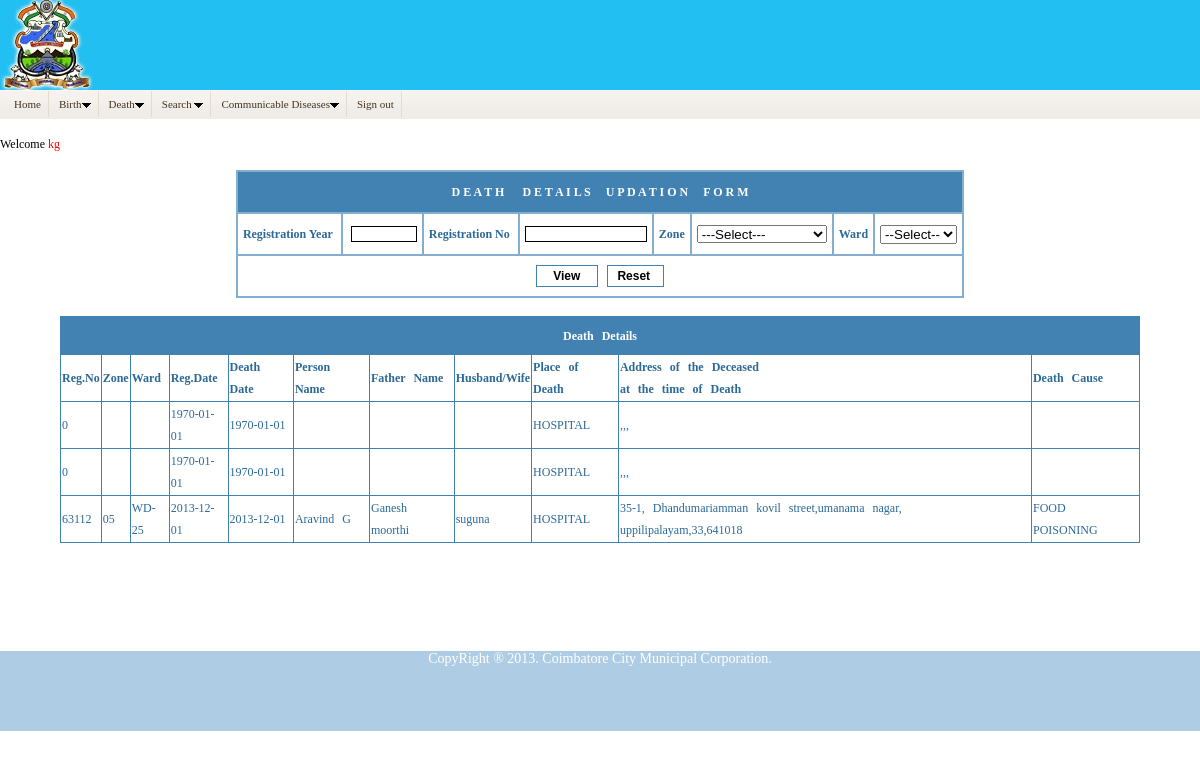
The page /death_report.php (signed in) on the database its author committed.
### tables this page shows
CREATE TABLE IF NOT EXISTS `drdeadet` (
  `id` int(11) NOT NULL auto_increment,
  `DD_REGNO` int(10) NOT NULL,
  `DD_REGYR` int(4) NOT NULL,
  `DIV_CODE` varchar(2) NOT NULL,
  `WD_CODE` varchar(6) NOT NULL,
  `DD_REGDT` date default NULL,
  `DD_DEATHDT` date default NULL,
  `DD_PERNAME` varchar(100) default NULL,
  `DD_PERNAMET` varchar(100) default NULL,
  `DD_FATNAME` varchar(100) default NULL,
  `DD_FATNAMET` varchar(100) default NULL,
  `DD_PERSEX` varchar(20) default NULL,
  `DD_PERSEXT` varchar(20) default NULL,
  `DD_YRS` int(3) default NULL,
  `DD_MTHS` int(2) default NULL,
  `DD_DAYS` int(2) default NULL,
  `DD_HRS` int(2) default NULL,
  `DD_NOTKNOWN` varchar(10) default NULL,
  `DD_PLACE` varchar(30) default NULL,
  `BD_HOSPCODE` varchar(3) default NULL,
  `DD_DEATHADD1` varchar(200) default ' ',
  `DD_DEATHADD1T` varchar(200) default ' ',
  `DD_DEATHADD2` varchar(200) default ' ',
  `DD_DEATHADD2T` varchar(200) default ' ',
  `DD_DEATHADD3` varchar(200) default ' ',
  `DD_DEATHADD3T` varchar(200) default ' ',
  `DD_DEATHPIN` int(6) default NULL,
  `DD_PERADD1` varchar(200) default NULL,
  `DD_PERADD1T` varchar(200) default NULL,
  `DD_PERADD2` varchar(200) default NULL,
  `DD_PERADD2T` varchar(200) default NULL,
  `DD_PERADD3` varchar(200) default NULL,
  `DD_PERADD3T` varchar(200) default NULL,
  `DD_PERPIN` int(6) default NULL,
  `DD_INFNAME` varchar(200) default NULL,
  `DD_INFADD1` varchar(200) default NULL,
  `DD_INFADD2` varchar(200) default NULL,
  `DD_INFADD3` varchar(200) default NULL,
  `DD_INFPIN` int(6) default NULL,
  `DD_TOWN` varchar(200) default NULL,
  `DD_TORV` varchar(200) default NULL,
  `DD_DIST` varchar(200) default NULL,
  `DD_STATE` varchar(200) default NULL,
  `DD_PERREL` varchar(15) default NULL,
  `DD_OCCUP` varchar(20) default NULL,
  `DD_MEDKIND` varchar(30) default NULL,
  `DD_MEDCERT` varchar(1) default NULL,
  `DIS_CODE` varchar(60) NOT NULL,
  `DD_FEMDEATH` varchar(1) default NULL,
  `DD_SMOKFLG` varchar(1) default NULL,
  `DD_SMOKYRS` int(2) default NULL,
  `DD_CHEWFLG` varchar(1) default NULL,
  `DD_CHEWYRS` int(2) default NULL,
  `DD_ARCNTFLG` varchar(1) default NULL,
  `DD_ARCNTYRS` int(2) default NULL,
  `DD_ALCHLFLG` varchar(1) default NULL,
  `DD_ALCHLYRS` int(2) default NULL,
  `DD_STAT` varchar(1) default NULL,
  `DD_ENTDT` date default NULL,
  `DD_ENTBY` varchar(200) default NULL,
  `DD_FLAGVI` varchar(1) default NULL,
  `ULB_NO` varchar(3) default NULL,
  `DPL_CODE` varchar(1) default NULL,
  `TORV_CODE` int(1) default NULL,
  `TOWN_CODE` varchar(2) default NULL,
  `DD_REMARKS` varchar(40) default NULL,
  `DIST_CODE` varchar(2) default NULL,
  `REL_CODE` int(1) default NULL,
  `STATE_CODE` varchar(2) default NULL,
  `BD_ISSDATE` date default NULL,
  `BD_ISSFLAG` varchar(1) default NULL,
  `DD_DURDEATHADD1` varchar(100) default NULL,
  `DD_DURDEATHADD1T` varchar(200) default NULL,
  `DD_DURDEATHADD2` varchar(100) default NULL,
  `DD_DURDEATHADD2T` varchar(200) default NULL,
  `DD_DURDEATHADD3` varchar(100) default NULL,
  `DD_DURDEATHADD3T` varchar(200) default NULL,
  `DD_DURDEATHADDPIN` int(6) default NULL,
  `DD_MOTNAME` varchar(100) default NULL,
  `DD_MOTNAMET` varchar(100) default NULL,
  `DD_REMARKST` varchar(100) default NULL,
  `OLD_WD_CODE` varchar(6) default NULL,
  `OLD_ULB_NO` varchar(3) default NULL,
  `OLD_BD_HOSPCODE` varchar(3) default NULL,
  `OLD_BD_REGNO` int(10) default NULL,
  `PAN_ID` int(10) default NULL,
  `DD_HUSBANDNAME` varchar(200) default NULL,
  `DD_HUBANDNAMET` varchar(200) default NULL,
  `DD_PLACET` varchar(200) default NULL,
  `DD_DEATHADD4` varchar(200) default NULL,
  `DD_DEATHADD4T` varchar(200) default NULL,
  `DD_PERADD4` varchar(200) default NULL,
  `DD_PERADD4T` varchar(200) default NULL,
  `DD_DURDEATHADD4` varchar(200) default NULL,
  `DD_DURDEATHADD4T` varchar(200) default NULL,
  `DD_INFADD4` varchar(200) default NULL,
  `DD_INFNAMET` varchar(200) default NULL,
  `DD_INFADD1T` varchar(200) default NULL,
  `DD_INFADD2T` varchar(200) default NULL,
  `DD_INFADD3T` varchar(200) default NULL,
  `DD_INFADD4T` varchar(200) default NULL,
  `DD_HUSBANDNAMEORWIFE` varchar(200) default NULL,
  `DD_HUSBANDNAMEORWIFET` varchar(200) default NULL,
  `DD_RELIGION` varchar(200) default NULL,
  `DD_RELIGIONT` varchar(200) default NULL,
  `DD_OCCUPT` varchar(200) default NULL,
  `DD_DEATHCAUSE` varchar(200) default NULL,
  `DD_MEDKINDT` varchar(200) default NULL,
  `DD_MEDCERTT` varchar(200) default NULL,
  `DD_FEMDEATHT` varchar(250) default NULL,
  `DD_DEATHCAUSET` varchar(300) default NULL,
  `DD_SMOKFLGT` varchar(1) default NULL,
  `DD_SMOKYRST` int(2) default NULL,
  `DD_ARCNTFLGT` varchar(1) default NULL,
  `DD_ARCNTYRST` int(2) default NULL,
  `DD_ALCHLFLGT` varchar(1) default NULL,
  `DD_ALCHLYRST` int(2) default NULL,
  `DD_CHEWFLGT` varchar(1) default NULL,
  `DD_CHEWYRST` int(2) default NULL,
  `DD_RELIGION2` varchar(50) default NULL,
  `DD_RELIGION2T` varchar(50) default NULL,
  `DD_TOWNT` varchar(60) default NULL,
  `DD_TORVT` varchar(60) default NULL,
  `DD_DISTT` varchar(60) default NULL,
  `DD_STATET` varchar(60) default NULL,
  `DD_DEADD1` varchar(100) default NULL,
  `DD_DEADD1T` varchar(255) default NULL,
  `DD_AGEDURATION` varchar(100) default NULL,
  `DD_AGE` int(3) default NULL,
  PRIMARY KEY  (`id`)
);

CREATE TABLE IF NOT EXISTS `diseasedet` (
  `id` int(11) NOT NULL auto_increment,
  `DIS_CODE` varchar(3) default NULL,
  `DIS_DESC` varchar(120) default NULL,
  `ULB_NO` varchar(3) default NULL,
  `DIS_TAMIL_NAME` varchar(400) default NULL,
  PRIMARY KEY  (`id`)
);

### death_report.php (the view, shortened to what this page needs)
<!DOCTYPE html PUBLIC "-//W3C//DTD XHTML 1.0 Transitional//EN" "http://www.w3.org/TR/xhtml1/DTD/xhtml1-transitional.dtd">
<html xmlns="http://www.w3.org/1999/xhtml">
<head>
</head>
<body>
<?php
include("home.php");
?>
<div style="width:100%;" align="center"><br />
<form action="death_report.php" method="post">
<table width="60%" border="0" align="center" id="tblBirthDet" class="tableStyle">
	  <tbody><tr height="40">
		<td colspan="8" class="title">D E A T H&nbsp;&nbsp;&nbsp;&nbsp;&nbsp;&nbsp;D E T A I L S&nbsp;&nbsp;&nbsp;&nbsp;&nbsp;U P D A T I O N&nbsp;&nbsp;&nbsp;&nbsp;&nbsp;F O R M</td>
	  </tr>
	  <tr height="40">
		<td align="right" nowrap="" width="15%"><b>Registration Year</b>&nbsp;</td>
		<td width="10%" align="center">&nbsp;<input type="text" maxlength="4" size="7" required name="reg_yr"></td>
		<td align="right" nowrap="" width="15%"><b>Registration No</b>&nbsp;</td>
		<td align="center" width="15%"><input type="text" maxlength="10" size="15" required name="reg_no"></td>
		<td align="center" nowrap="" width="8%"><b>Zone</b></td>
		<td align="center" width="12%">
			<select name="zone" required id="zone" class="boxfields" onchange="getzone_id(this.value);" style="width:130px;">
            <option selected="" value="">---Select---</option>
			</select>
		</td>
		<td align="center" nowrap="" width="8%"><b>Ward</b></td>
		<td align="center" width="12%">
			<select name="ward" id="ward" required>
				<option value="">--Select--</option>
			</select>
		</td>
	  </tr>
	  <tr height="40">
		  <td colspan="8" align="center">
			<input type="submit" name="search" class="mainoption" value="  &nbsp;&nbsp;View&nbsp;&nbsp;  ">&nbsp;&nbsp;
			<input type="reset" class="mainoption" value="  Reset   ">
		</td>
	  </tr>
	</tbody></table>
</form>
<br />
<table border="1" cellspacing="0" cellpadding="5" class="mt" align="center" bordercolor="#4282B2" style="width:90%;">
<tr>
	<td height="35" colspan="35"  align="center" style="background-color:#4282B2;">
    	<p><strong style="color:#FFF;">Death Details</strong></p>
    </td>
</tr>
<tr>
	<td><strong>Reg.No</strong></td>
    <td><strong>Zone</strong></td>
    <td><strong>Ward</strong> </td>
    <td><strong>Reg.Date</strong></td>
    <td><strong>Death Date</strong></td>
    <td><strong>Person Name</strong></td>
    <td><strong>Father Name</strong></td>
    <td><strong>Husband/Wife</strong></td>
    <td><strong>Place of Death</strong></td>
    <td><strong>Address of the Deceased <br />at the time of Death</strong></td>
    <td><strong>Death Cause</strong></td>
</tr>
<?php
if($reg_year!='' && $reg_no!='' && $zone!='' && $ward!='')
{
	$query	= mysql_query("select DD_REGNO, DD_REGYR, ULB_NO, WD_CODE, DD_REGDT, DD_DEATHDT, DD_PERNAME, DD_FATNAME, DD_HUSBANDNAMEORWIFE,DD_PLACE,DD_DURDEATHADD1,DD_DURDEATHADD2, DD_DURDEATHADD3, DD_DURDEATHADD4,DD_DEATHCAUSE from ".death_table." where DD_REGNO='$reg_no' AND DD_REGYR='$reg_year' AND ULB_NO='$zone' AND WD_CODE='$ward' AND DD_ENTBY='".trim($_SESSION['username'])."'");
}
else
{
	$query	= mysql_query("select DD_REGNO, DD_REGYR, ULB_NO, WD_CODE, DD_REGDT, DD_DEATHDT, DD_PERNAME, DD_FATNAME, DD_HUSBANDNAMEORWIFE,DD_PLACE,DD_DURDEATHADD1,DD_DURDEATHADD2, DD_DURDEATHADD3, DD_DURDEATHADD4,DD_DEATHCAUSE FROM ".death_table." where DD_ENTBY='".trim($_SESSION['username'])."'");
}
while($rows=mysql_fetch_array($query))
{
 	$dis_dtl = mysql_query("SELECT * FROM ".disease_table." WHERE DIS_CODE='".$rows['DD_DEATHCAUSE']."' ORDER BY DIS_CODE ASC");
	$drows = mysql_fetch_array($dis_dtl);
	$disease=$drows['DIS_DESC'];
?>
<tr>
	<td><?php echo $rows['DD_REGNO'];?></td>
	<td><?php echo $rows['ULB_NO'];?></td>
	<td><?php echo $rows['WD_CODE'];?></td>
	<td><?php echo $rows['DD_REGDT'];?></td>
	<td><?php echo $rows['DD_DEATHDT'];?></td>
	<td><?php echo $rows['DD_PERNAME'];?></td>
	<td><?php echo $rows['DD_FATNAME'];?></td>
	<td><?php echo $rows['DD_HUSBANDNAMEORWIFE'];?></td>
	<td><?php echo $rows['DD_PLACE'];?></td>
	<td><?php echo $rows['DD_DURDEATHADD1'].",".$rows['DD_DURDEATHADD2'].",".$rows['DD_DURDEATHADD3'].",".$rows['DD_DURDEATHADD4'];?></td>
	<td><?php echo $disease;?></td>
</tr>
<?php }?>
</table>
</div>
<br />
<br /><br />
<br /><br /><br />
<div id="footer"> CopyRight ® 2013. Coimbatore City Municipal Corporation. </div>
</body>
</html>

### css/chromestyle.css (style rules this page uses)
* { margin: 0; padding: 0; }
table.mt { border-width: 1px; border-spacing:2px; border-style: solid; border-color: #4282B2; border-collapse: collapse; background-color: transparent; }
table.mt td { border-width: 1px; padding: 1px; word-spacing:5px; border-style: solid; border-color: #4282B2; vertical-align:middle; }
td { color: #2B6998; font-family: tahoma; font-size: 12px; line-height: 22px; }
.boxfields { width:200px; height:18px; }
#footer { background: none repeat scroll 0 0 #AECDE4; color: #FFFFFF; font-size: 14px; font:Arial, Helvetica, sans-serif; bottom:0; width:100%; height:80px; text-align:center; }

### death_report.php (style rules this page uses)
.tableStyle { background: none repeat scroll 0 0 #83AECE; }
.tableStyle .title { background: none repeat scroll 0 0 #4282B2; color: #FFFFFF; font-weight: bold; text-align: center; }
.tableStyle td { background: none repeat scroll 0 0 #FFFFFF; padding: 5px; }
TD { color: #000000; font-size: 12px; }
.mainoption { background: url("images/menu-bg-H.jpg") repeat-x scroll 0 0 rgba(0, 0, 0, 0); border: 2px solid #4282B2; color: #000000; font-weight: normal; padding: 3px; }
.mainoption { border-width: 1px; color: #000000; font-weight: bold; }
INPUT { border-color: #000000; border-style: ridge; border-width: 1px; color: #000000; font: 12px Verdana,Arial,Helvetica,sans-serif; }

### rows shown on the page
drdeadet: DD_REGNO "0", DD_REGDT "1970-01-01", DD_DEATHDT "1970-01-01", DD_PLACE "HOSPITAL"
drdeadet: DD_REGNO "0", DD_REGDT "1970-01-01", DD_DEATHDT "1970-01-01", DD_PLACE "HOSPITAL"
drdeadet: DD_REGNO "63112", ULB_NO "05", WD_CODE "WD-25", DD_REGDT "2013-12-01", DD_DEATHDT "2013-12-01", DD_PERNAME "Aravind G", DD_FATNAME "Ganesh moorthi", DD_HUSBANDNAMEORWIFE "suguna", DD_PLACE "HOSPITAL", DD_DURDEATHADD1 "35-1, Dhandumariamman kovil street", DD_DURDEATHADD2 "umanama nagar, uppilipalayam", DD_DURDEATHADD3 "33", DD_DURDEATHADD4 "641018", diseasedet.DIS_DESC "FOOD POISONING"

### other values the page prints
$_SESSION['username'] "kg"
